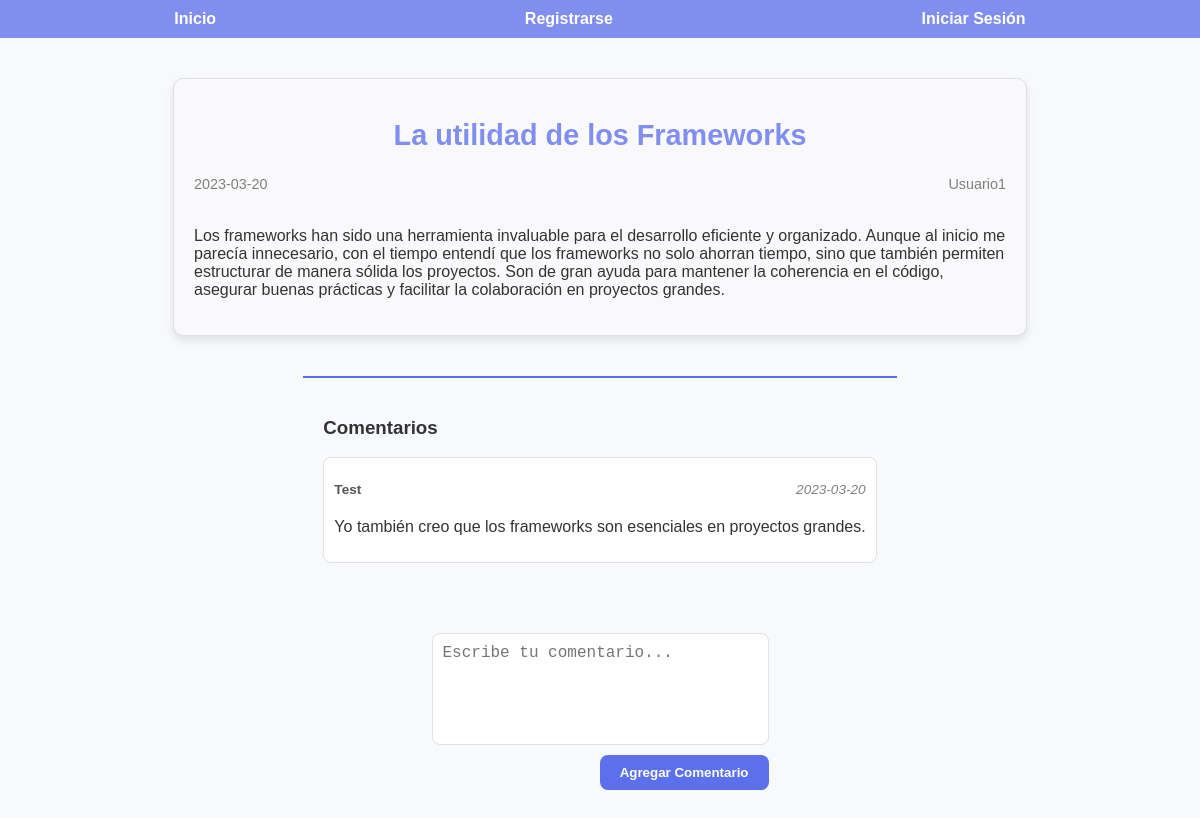
/mv_paginas/mv_publicacion.php?id=3, run on the app's committed database.
### tables this page shows
CREATE TABLE IF NOT EXISTS posts (
    id_post INT AUTO_INCREMENT PRIMARY KEY,
    titulo VARCHAR(255),
    fecha DATE DEFAULT(CURDATE()),
    descripcion VARCHAR(250),
    contenido TEXT,
    id_usuario INT,
    FOREIGN KEY (id_usuario) REFERENCES usuarios(id_usuario)
);

CREATE TABLE IF NOT EXISTS usuarios (
    id_usuario INT AUTO_INCREMENT PRIMARY KEY,
    username VARCHAR(255) NOT NULL,
    password VARCHAR(255) NOT NULL
);

CREATE TABLE IF NOT EXISTS comentarios (
    id_comentario INT AUTO_INCREMENT PRIMARY KEY,
    id_usuario INT DEFAULT NULL,
    id_post INT,
    contenido TEXT,
    fecha DATE DEFAULT(CURDATE()),
    FOREIGN KEY (id_usuario) REFERENCES usuarios(id_usuario),
    FOREIGN KEY (id_post) REFERENCES posts(id_post)
);

### mv_paginas/mv_publicacion.php (the view, shortened to what this page needs)
<?php
$sql = "SELECT titulo, fecha, descripcion, contenido, u.username FROM posts AS p
            LEFT JOIN usuarios AS u ON u.id_usuario = p.id_usuario
            WHERE id_post = :id";
$id = $_GET["id"];
$pdo = mv_getConexionBaseDatos();
$stmt = $pdo->prepare($sql);
$stmt->execute(["id" => $id]);
$result = $stmt->fetch(PDO::FETCH_ASSOC);
include_once "../mv_include/mv_head.php";
?>
<body>
    <?php
    include_once "../mv_include/mv_navbar.php";
    ?>
    <main>
        <section class="contenido-publicacion">
            <h1><?php echo htmlspecialchars($result["titulo"]) ?></h1>
            <div class="propiedades">
                <p class="fecha"><?php echo htmlspecialchars($result["fecha"]) ?></p>
                <p class="autor"><?php echo htmlspecialchars($result["username"]) ?></p>
            </div>
            <p class="contenido"><?php echo nl2br(htmlspecialchars($result["contenido"])) ?></p>
        </section>
        <section class="lista-comentarios">
            <h3>Comentarios</h3>
            <?php
            $sql = "SELECT contenido, c.fecha, u.username FROM comentarios AS c
                LEFT JOIN usuarios AS u ON u.id_usuario = c.id_usuario
                WHERE id_post = :id";
            $id = $_GET["id"];
            $pdo = mv_getConexionBaseDatos();
            $stmt = $pdo->prepare($sql);
            $stmt->execute(["id" => $id]);
            $results = $stmt->fetchAll(PDO::FETCH_ASSOC);
            foreach ($results as $index => $result) {
                ?>
                <div class="comentario">
                    <div class="datos-comentario">
                        <p class="usuario">
                            <?php echo isset($result["username"]) ? htmlspecialchars($result["username"]) : "Anónimo"; ?>
                        </p>
                        <p class="fecha-comentario"><?php echo htmlspecialchars($result["fecha"]); ?></p>
                    </div>
                    <p class="contenido-comentario"><?php echo nl2br(htmlspecialchars($result["contenido"])); ?></p>
                </div>
                <?php
            }
            ?>
        </section>
        <div id="insertar-comentario" class="comentario-formulario">
            <textarea placeholder="Escribe tu comentario..." cols="30" rows="5"></textarea>
            <button type="button">Agregar Comentario</button>
        </div>
    </main>
</body>

### mv_estilos/mv_estilos.css (style rules this page uses)
:root { --primary-color: #7f8eef; --accent-color: #5d70eb; --hover-color: #6978d9; --background-color: #f8f9fc; --text-color: #333; --border-radius: 8px; --shadow-color: rgba(0, 0, 0, 0.1); }
html, body { margin: 0; padding: 0; font-size: 16px; font-family: Arial, sans-serif; background-color: var(--background-color); color: var(--text-color); }
main { display: flex; flex-direction: column; justify-content: center; align-items: center; padding: 20px; }
h1, h2 { font-size: 1.5rem; margin: 20px 0; text-align: center; color: var(--text-color); }
.contenido-publicacion { max-width: 70%; margin: 20px auto; padding: 20px; border: 1px solid #e0e0e0; border-radius: 10px; background-color: #f9f9fb; box-shadow: 0 4px 8px var(--shadow-color); }
.contenido-publicacion h1 { font-size: 1.8rem; margin-bottom: 10px; color: var(--primary-color); }
.propiedades { display: flex; justify-content: space-between; font-size: 0.9rem; color: gray; margin-bottom: 20px; }
.lista-comentarios { max-width: 70%; margin: 20px auto; padding: 20px; border-top: 2px solid var(--accent-color); }
.comentario { margin-top: 15px; padding: 10px; border: 1px solid #e0e0e0; border-radius: 8px; background-color: #ffffff; }
.datos-comentario { display: flex; justify-content: space-between; font-size: 0.85rem; color: gray; }
.usuario { font-weight: bold; color: #555; }
.fecha-comentario { font-style: italic; }
.contenido-comentario { margin-top: 8px; font-size: 1rem; color: var(--text-color); }
.comentario-formulario { max-width: 70%; margin: 20px auto; padding: 10px; display: flex; flex-direction: column; gap: 10px; }
.comentario-formulario textarea { padding: 10px; font-size: 1rem; border-radius: 8px; border: 1px solid #e0e0e0; resize: vertical; transition: border-color 0.3s ease; resize: none; }
.comentario-formulario button { width: fit-content; padding: 10px 20px; background-color: var(--accent-color); color: white; border: none; border-radius: 8px; cursor: pointer; font-weight: bold; transition: background-color 0.3s ease; align-self: flex-end; }

### data on the page
posts: titulo "La utilidad de los Frameworks", fecha "2023-03-20", id_usuario.username "Usuario1", contenido "Los frameworks han sido una herramienta invaluable para el desarrollo eficiente y organizado. Aunque al inicio me parecía innecesario, con el tiempo entendí que los frameworks no solo ahorran tiempo, sino que también permiten estructurar de manera sólida los proyectos. Son de gran ayuda para mantener la coherencia en el código, asegurar buenas prácticas y facilitar la colaboración en proyectos grandes."
comentarios: id_usuario.username "Test", fecha "2023-03-20", contenido "Yo también creo que los frameworks son esenciales en proyectos grandes."
